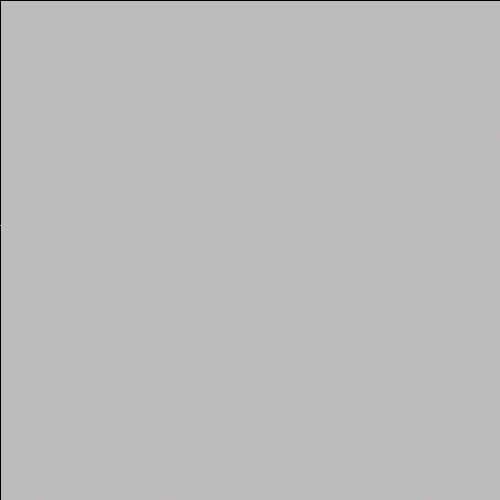
Frame 1 (no input)
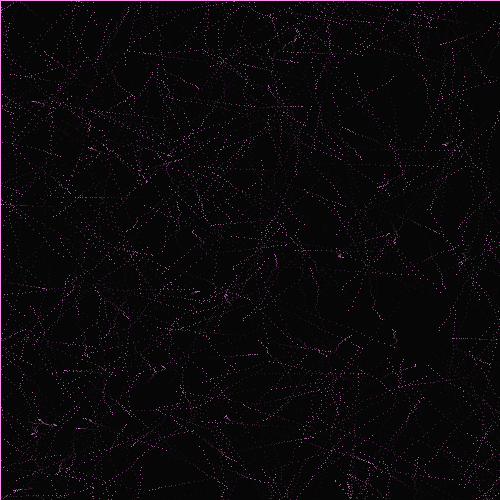
Frame 60 (the mouse pressed at the canvas centre just before this capture)
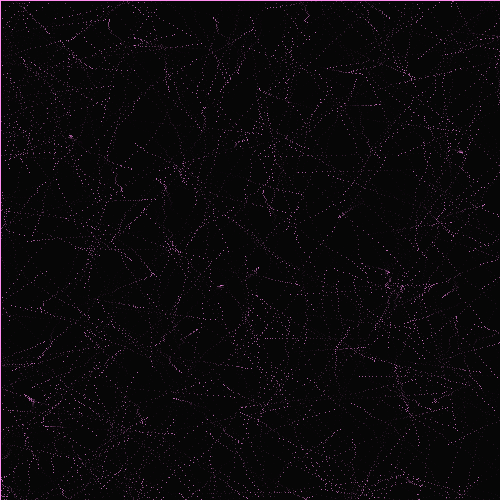
Frame 120 (the mouse held since frame 60 and released just before this capture)

The Processing sketch that drew these frames (run headless with seeded random() and noise(); from frame 60 on, the mouse is pressed at the canvas centre):

// Processing sketch: processing_54292
// ── processing_54292.pde

float [] xCoord=new float [500];
float [] yCoord=new float [500];
float [] xMove=new float [500];
float [] yMove=new float [500];

void setup() {
  size(500, 500);
  for (int i = 0; i < 500; i++) {
    xCoord[i]= random(width);
    yCoord[i]= random(height);
    xMove[i]=random(-5, 5);
    yMove[i]=random(-5, 5);
  }
}

void draw () {
  fill(0, 20);
  rect(0, 0, width, height);
  stroke(255,142,240);
  for (int i=0; i < 500; i ++) {
    point(xCoord[i], yCoord[i]);
    xCoord[i]+=xMove[i];
    yCoord[i]+= yMove[i];
    
    //make it wiggle!! 
    xCoord[i] += random(-2,2);

    if (xCoord [i] > width || xCoord[i] <0) {
      xMove[i] *= -1;
    }
     if (yCoord [i] > height|| yCoord[i] <0) {
      yMove[i] *= -1;
     }
    }
  }
